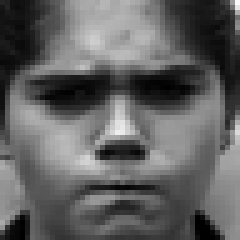
#> input picture data/FaceData/OrganizedData2/anger/S011_004_00000019.png, 48 x 48 px (shown 5 times larger); its folder holds only this picture in this run
$ python DataPreprocess.py
#> lines starting #> are read from the running program, lines starting #| are printed output that depends on the picture
import glob
import cv2

emotions={1:'happy',2:'sadness',3:'anger'}
# ONLY THREE EMOTIONS HAVE BEEN USED. SO COPY FOLDERS NAMED 'HAPPY', 'SADNESS' AND 'ANGRY' AFTER USING OrganizeData.py
# to the folder OrganizedData2, MANUALLY.

m_dir='data/FaceData/OrganizedData2/'
dest_m_dir='data/FaceData/Crop_Organized_Data4/'

def crop_face(i_path,e_path):

#> called with e_path = 'data/FaceData/OrganizedData2/anger'
    image=cv2.imread(i_path)
#> image is the input picture: shape (48, 48, 3); min 0, max 249, mean 97
    gray=cv2.cvtColor(image,cv2.COLOR_BGR2GRAY)

    # Loading all the HAAR Cascade classifiers
    face1 = cv2.CascadeClassifier("data/HAARCascades/haarcascade_frontalface_default.xml")
    face2 = cv2.CascadeClassifier("data/HAARCascades/haarcascade_frontalface_alt2.xml")
    face3 = cv2.CascadeClassifier("data/HAARCascades/haarcascade_frontalface_alt.xml")
    face4 = cv2.CascadeClassifier("data/HAARCascades/haarcascade_frontalface_alt_tree.xml")

    # Detecting faces
    face_1 = face1.detectMultiScale(gray, scaleFactor=1.1, minNeighbors=10, minSize=(5, 5),flags=cv2.CASCADE_SCALE_IMAGE)
#> face_1 = ()
    face_2 = face2.detectMultiScale(gray, scaleFactor=1.1, minNeighbors=10, minSize=(5, 5),flags=cv2.CASCADE_SCALE_IMAGE)
#> face_2 = [[3, 2, 42, 42]]
    face_3 = face3.detectMultiScale(gray, scaleFactor=1.1, minNeighbors=10, minSize=(5, 5),flags=cv2.CASCADE_SCALE_IMAGE)
#> face_3 = [[2, 2, 43, 43]]
    face_4 = face4.detectMultiScale(gray, scaleFactor=1.1, minNeighbors=10, minSize=(5, 5), flags=cv2.CASCADE_SCALE_IMAGE)
#> face_4 = ()

    # ensuring that no other object in the image has been wrongly classified as a face and at least one face is
    # detected.
    if len(face_1)==1:
        req_face=face_1
    elif len(face_2) == 1:
        req_face = face_2
#> req_face = [[3, 2, 42, 42]]
    elif len(face_3) == 1:
        req_face = face_3
    elif len(face_4) == 1:
        req_face = face_4
    else:
        req_face=""

    for (x, y, w, h) in req_face:
        roi_gray = gray[y:y + h, x:x + w]
        print("roi_gray")
        print(roi_gray)
        # Writing the final cropped image to the required directory
        temp_1=i_path
        temp_split=temp_1.split('/')
        final_name=temp_split[len(temp_split)-1]
        print("imwrite....")
        print(roi_gray)
        cv2.imwrite(dest_m_dir+e_path[48:]+'/'+final_name, cv2.resize(roi_gray, (350, 350)))
#> this loop made 1 pass
#> (x, y, w, h, final_name) on pass 1: (3, 2, 42, 42, 'S011_004_00000019.png')
#> (printed output is left out)
#> pass 1, in crop_face, `roi_gray = gray[y:y + h, x:x + w]`:
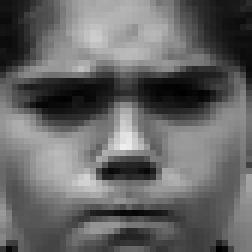
#> roi_gray: shape (42, 42) (shown 6 times larger); min 0, max 238, mean 101.6
#> pass 1, in crop_face, `cv2.imwrite(dest_m_dir+e_path[48:]+'/'+final_name, cv2.resize(roi_gray..`:
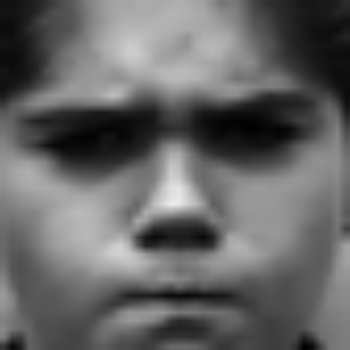
#> saved as S011_004_00000019.png: shape (350, 350); min 0, max 236, mean 101.5


for emo_path in glob.glob(m_dir + '*'):
    for image_path in glob.glob(emo_path+'/*'):
        print (image_path)
        crop_face(image_path,emo_path)
#> pass 2 of the loop `for emo_path in glob.glob(m_dir + '*'):`:
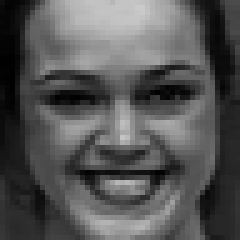
#> input picture data/FaceData/OrganizedData2/happy/S026_006_00000012.png, 48 x 48 px (shown 5 times larger)
#> in crop_face, image is the input picture: shape (48, 48, 3); min 0, max 202, mean 85.5
#> face_2 = [[3, 3, 42, 42]]
#> face_3 = [[3, 3, 41, 41]]
#> req_face = [[3, 3, 42, 42]]
#> the loop in crop_face (call 2), `for (x, y, w, h) in req_face:` made 1 pass
#> (x, y, w, h, final_name) on pass 1: (3, 3, 42, 42, 'S026_006_00000012.png')
#> (printed output is left out)
#> pass 1, in crop_face (call 2), `roi_gray = gray[y:y + h, x:x + w]`:
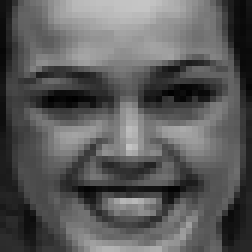
#> roi_gray: shape (42, 42) (shown 6 times larger); min 0, max 197, mean 90.7
#> pass 1, in crop_face (call 2), `cv2.imwrite(dest_m_dir+e_path[48:]+'/'+final_name, cv2.resize(roi_gray..`:
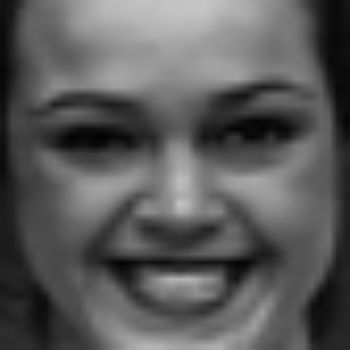
#> saved as S026_006_00000012.png: shape (350, 350); min 0, max 197, mean 90.6
